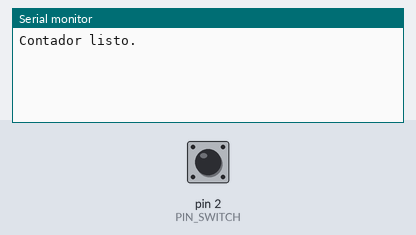
Recording of a sketch running on a simulated Arduino Uno, built with avr-gcc and run on an emulated ATmega328P. Shown: the last lines printed to the serial monitor. The inputs (shaded band) are chosen by the test bench; at power-on: pin 2 (PIN_SWITCH) HIGH.

Above: at 1.2 s.
1.3 s: pin 2 (PIN_SWITCH) pulled LOW for 0.15 s
At 2.2 s:
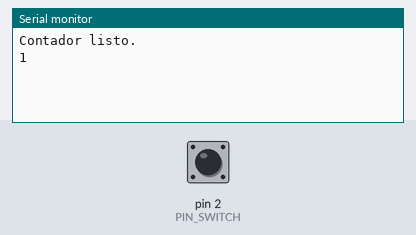
2.9 s: pin 2 (PIN_SWITCH) pulled LOW for 1 s
At 3.4 s:
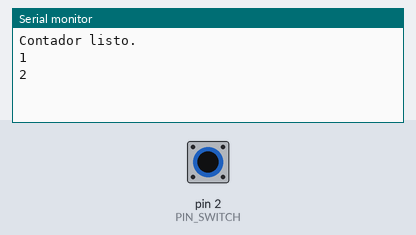
5.4 s: pin 2 (PIN_SWITCH) pulled LOW for 0.15 s
At 6.5 s:
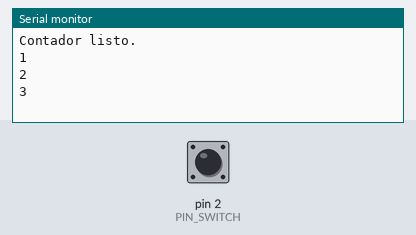

The sketch:

switchP-CS-71-v2.ino
```cpp
// Contador de piezas en cinta transportadora
// Micro switch P-CS-71: COM -> GND | NO -> Pin 2 (INPUT_PULLUP)

const uint8_t PIN_SWITCH = 2;
const unsigned long DEBOUNCE_MS = 30;

bool estadoEstable = HIGH;       // HIGH = sin presionar
bool ultimaLectura = HIGH;
unsigned long ultimoCambio = 0;
unsigned long contador = 0;

void setup() {
  Serial.begin(9600);
  pinMode(PIN_SWITCH, INPUT_PULLUP);
  Serial.println("Contador listo.");
}

void loop() {
  bool lectura = digitalRead(PIN_SWITCH);

  if (lectura != ultimaLectura) {
    ultimoCambio = millis();
    ultimaLectura = lectura;
  }

  if ((millis() - ultimoCambio) > DEBOUNCE_MS && lectura != estadoEstable) {
    estadoEstable = lectura;

    // Solo cuenta cuando se ACTIVA; al liberar no hace nada
    if (estadoEstable == LOW) {
      contador++;
      Serial.println(contador);
    }
  }
}
```

Measured:
- after the input at 1.3 s, the serial monitor: prints a new line at once (image 1)
- after the input at 2.9 s, the serial monitor: prints a new line at once (image 2)
- after the input at 5.4 s, the serial monitor: prints a new line at once (image 3)
